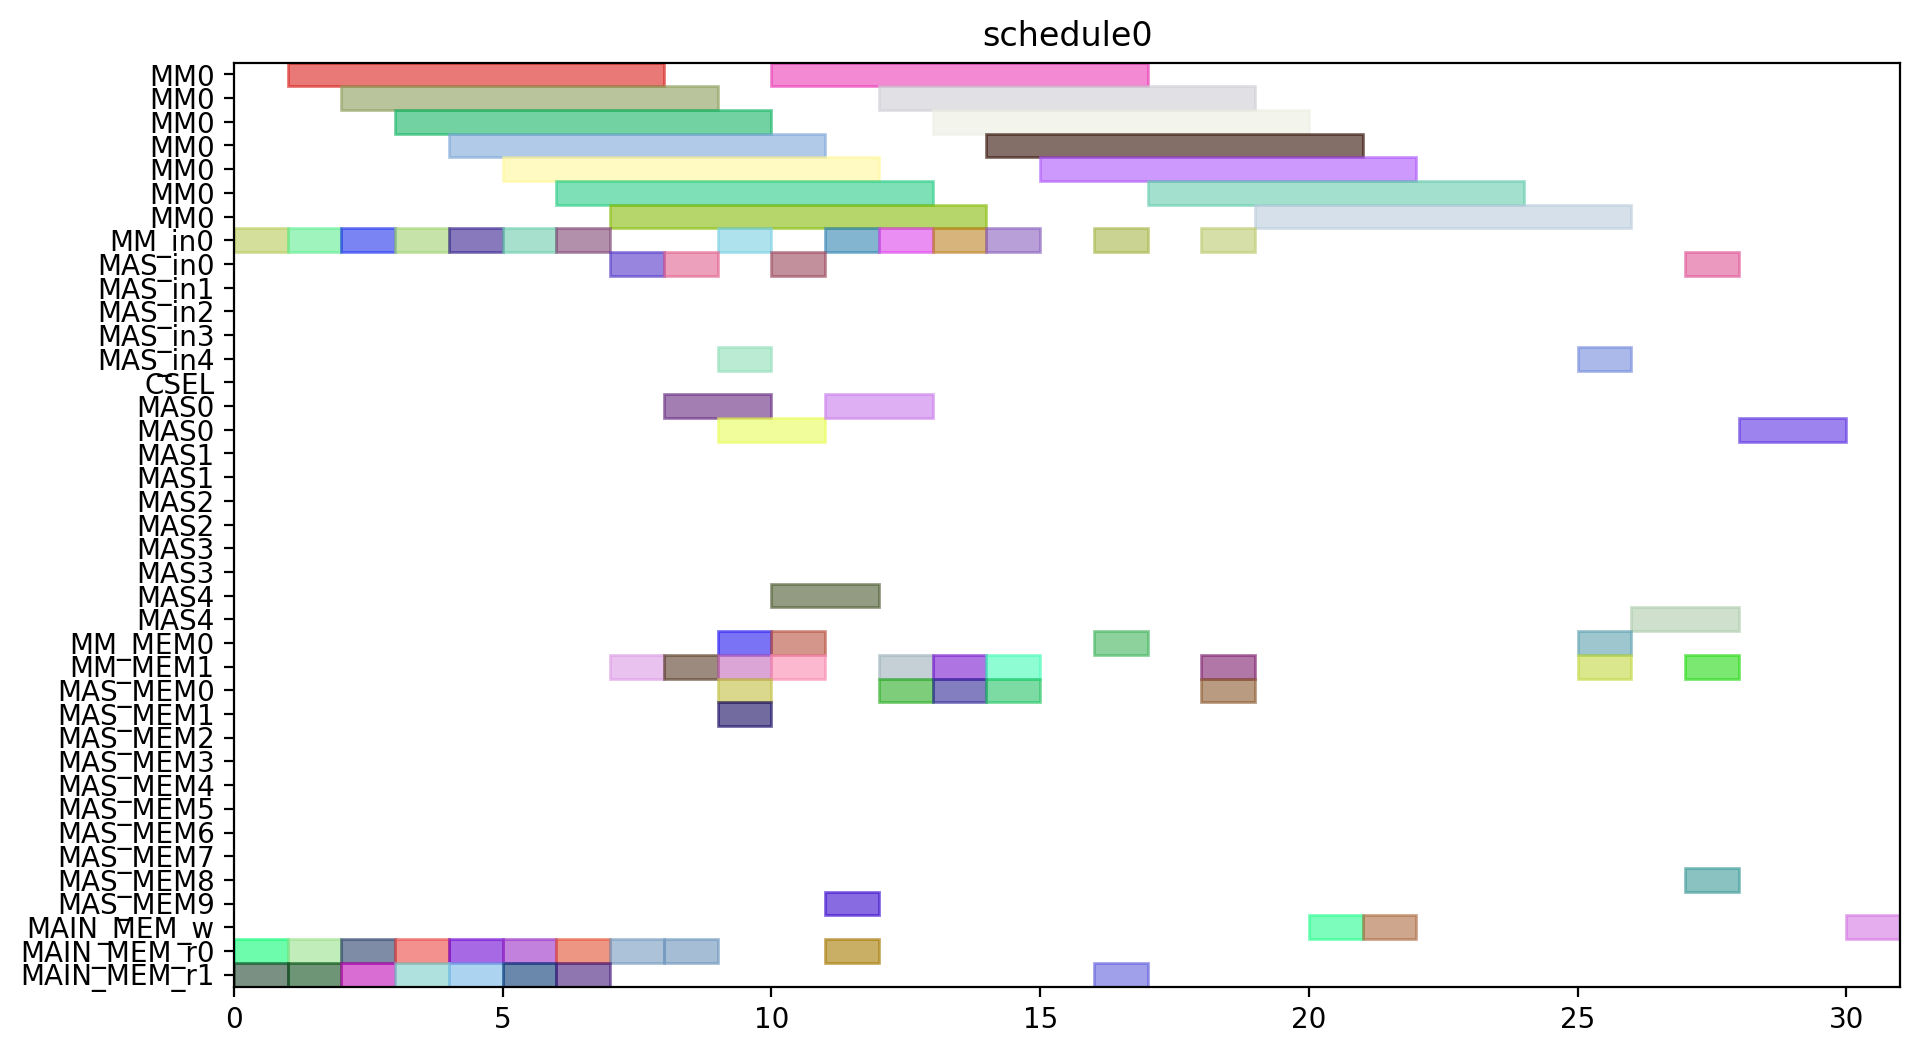

Write the Python code that produced this figure.
from pyschedule import Scenario, solvers, plotters, alt


def solve():
	horizon = 120
	S = Scenario("schedule0", horizon=horizon)

	# resource
	MM = S.Resources('MM', num=1, size=7)
	MM_in = S.Resources('MM_in', num=1)
	MAS_in = S.Resources('MAS_in', num=5)
	CSEL = S.Resource('CSEL')
	MAS = S.Resources('MAS', num=5, size=2, periods=range(1, horizon))
	MM_MEM = S.Resources('MM_MEM', num=2)
	MAS_MEM = S.Resources('MAS_MEM', num=10)
	MAIN_MEM_w = S.Resource('MAIN_MEM_w', size=1)
	MAIN_MEM_r = S.Resources('MAIN_MEM_r', num=2)

	# result of previous scheduling

	# new tasks
	r1 = S.Task('r1', length=7, delay_cost=1)
	r1 += alt(MM)
	r1_in = S.Task('r1_in', length=1, delay_cost=1)
	r1_in += alt(MM_in)
	S += r1_in*MM_in[0]<=r1*MM[0]
	r1_mem0 = S.Task('r1_mem0', length=1, delay_cost=1)
	r1_mem0 += MAIN_MEM_r[0]
	S += r1_mem0 <= r1

	r1_mem1 = S.Task('r1_mem1', length=1, delay_cost=1)
	r1_mem1 += MAIN_MEM_r[1]
	S += r1_mem1 <= r1

	r3 = S.Task('r3', length=7, delay_cost=1)
	r3 += alt(MM)
	r3_in = S.Task('r3_in', length=1, delay_cost=1)
	r3_in += alt(MM_in)
	S += r3_in*MM_in[0]<=r3*MM[0]
	r3_mem0 = S.Task('r3_mem0', length=1, delay_cost=1)
	r3_mem0 += MAIN_MEM_r[0]
	S += r3_mem0 <= r3

	r3_mem1 = S.Task('r3_mem1', length=1, delay_cost=1)
	r3_mem1 += MAIN_MEM_r[1]
	S += r3_mem1 <= r3

	r4 = S.Task('r4', length=7, delay_cost=1)
	r4 += alt(MM)
	r4_in = S.Task('r4_in', length=1, delay_cost=1)
	r4_in += alt(MM_in)
	S += r4_in*MM_in[0]<=r4*MM[0]
	r4_mem0 = S.Task('r4_mem0', length=1, delay_cost=1)
	r4_mem0 += MAIN_MEM_r[0]
	S += r4_mem0 <= r4

	r4_mem1 = S.Task('r4_mem1', length=1, delay_cost=1)
	r4_mem1 += MAIN_MEM_r[1]
	S += r4_mem1 <= r4

	r5 = S.Task('r5', length=7, delay_cost=1)
	r5 += alt(MM)
	r5_in = S.Task('r5_in', length=1, delay_cost=1)
	r5_in += alt(MM_in)
	S += r5_in*MM_in[0]<=r5*MM[0]
	r5_mem0 = S.Task('r5_mem0', length=1, delay_cost=1)
	r5_mem0 += MAIN_MEM_r[0]
	S += r5_mem0 <= r5

	r5_mem1 = S.Task('r5_mem1', length=1, delay_cost=1)
	r5_mem1 += MAIN_MEM_r[1]
	S += r5_mem1 <= r5

	r6 = S.Task('r6', length=7, delay_cost=1)
	r6 += alt(MM)
	r6_in = S.Task('r6_in', length=1, delay_cost=1)
	r6_in += alt(MM_in)
	S += r6_in*MM_in[0]<=r6*MM[0]
	r6_mem0 = S.Task('r6_mem0', length=1, delay_cost=1)
	r6_mem0 += MAIN_MEM_r[0]
	S += r6_mem0 <= r6

	r6_mem1 = S.Task('r6_mem1', length=1, delay_cost=1)
	r6_mem1 += MAIN_MEM_r[1]
	S += r6_mem1 <= r6

	r12 = S.Task('r12', length=7, delay_cost=1)
	r12 += alt(MM)
	r12_in = S.Task('r12_in', length=1, delay_cost=1)
	r12_in += alt(MM_in)
	S += r12_in*MM_in[0]<=r12*MM[0]
	r12_mem0 = S.Task('r12_mem0', length=1, delay_cost=1)
	r12_mem0 += MAIN_MEM_r[0]
	S += r12_mem0 <= r12

	r12_mem1 = S.Task('r12_mem1', length=1, delay_cost=1)
	r12_mem1 += MAIN_MEM_r[1]
	S += r12_mem1 <= r12

	r13 = S.Task('r13', length=7, delay_cost=1)
	r13 += alt(MM)
	r13_in = S.Task('r13_in', length=1, delay_cost=1)
	r13_in += alt(MM_in)
	S += r13_in*MM_in[0]<=r13*MM[0]
	r13_mem0 = S.Task('r13_mem0', length=1, delay_cost=1)
	r13_mem0 += MAIN_MEM_r[0]
	S += r13_mem0 <= r13

	r13_mem1 = S.Task('r13_mem1', length=1, delay_cost=1)
	r13_mem1 += MAIN_MEM_r[1]
	S += r13_mem1 <= r13

	r2 = S.Task('r2', length=2, delay_cost=1)
	r2 += alt(MAS)
	r2_in = S.Task('r2_in', length=1, delay_cost=1)
	r2_in += alt(MAS_in)
	S += r2_in*MAS_in[0]<=r2*MAS[0]

	S += r2_in*MAS_in[1]<=r2*MAS[1]

	S += r2_in*MAS_in[2]<=r2*MAS[2]

	S += r2_in*MAS_in[3]<=r2*MAS[3]

	S += r2_in*MAS_in[4]<=r2*MAS[4]

	r2_mem0 = S.Task('r2_mem0', length=1, delay_cost=1)
	r2_mem0 += alt(MM_MEM)
	S += (r1*MM[0])-1 < r2_mem0*MM_MEM[0]
	S += r2_mem0 <= r2

	r2_mem1 = S.Task('r2_mem1', length=1, delay_cost=1)
	r2_mem1 += alt(MM_MEM)
	S += (r1*MM[0])-1 < r2_mem1*MM_MEM[1]
	S += r2_mem1 <= r2

	r7 = S.Task('r7', length=2, delay_cost=1)
	r7 += alt(MAS)
	r7_in = S.Task('r7_in', length=1, delay_cost=1)
	r7_in += alt(MAS_in)
	S += r7_in*MAS_in[0]<=r7*MAS[0]

	S += r7_in*MAS_in[1]<=r7*MAS[1]

	S += r7_in*MAS_in[2]<=r7*MAS[2]

	S += r7_in*MAS_in[3]<=r7*MAS[3]

	S += r7_in*MAS_in[4]<=r7*MAS[4]

	r7_mem0 = S.Task('r7_mem0', length=1, delay_cost=1)
	r7_mem0 += alt(MM_MEM)
	S += (r5*MM[0])-1 < r7_mem0*MM_MEM[0]
	S += r7_mem0 <= r7

	r7_mem1 = S.Task('r7_mem1', length=1, delay_cost=1)
	r7_mem1 += alt(MM_MEM)
	S += (r6*MM[0])-1 < r7_mem1*MM_MEM[1]
	S += r7_mem1 <= r7

	r8 = S.Task('r8', length=2, delay_cost=1)
	r8 += alt(MAS)
	r8_in = S.Task('r8_in', length=1, delay_cost=1)
	r8_in += alt(MAS_in)
	S += r8_in*MAS_in[0]<=r8*MAS[0]

	S += r8_in*MAS_in[1]<=r8*MAS[1]

	S += r8_in*MAS_in[2]<=r8*MAS[2]

	S += r8_in*MAS_in[3]<=r8*MAS[3]

	S += r8_in*MAS_in[4]<=r8*MAS[4]

	r8_mem0 = S.Task('r8_mem0', length=1, delay_cost=1)
	r8_mem0 += MAIN_MEM_r[0]
	S += r8_mem0 <= r8

	r8_mem1 = S.Task('r8_mem1', length=1, delay_cost=1)
	r8_mem1 += alt(MM_MEM)
	S += (r4*MM[0])-1 < r8_mem1*MM_MEM[1]
	S += r8_mem1 <= r8

	r10 = S.Task('r10', length=2, delay_cost=1)
	r10 += alt(MAS)
	r10_in = S.Task('r10_in', length=1, delay_cost=1)
	r10_in += alt(MAS_in)
	S += r10_in*MAS_in[0]<=r10*MAS[0]

	S += r10_in*MAS_in[1]<=r10*MAS[1]

	S += r10_in*MAS_in[2]<=r10*MAS[2]

	S += r10_in*MAS_in[3]<=r10*MAS[3]

	S += r10_in*MAS_in[4]<=r10*MAS[4]

	r10_mem0 = S.Task('r10_mem0', length=1, delay_cost=1)
	r10_mem0 += MAIN_MEM_r[0]
	S += r10_mem0 <= r10

	r10_mem1 = S.Task('r10_mem1', length=1, delay_cost=1)
	r10_mem1 += alt(MM_MEM)
	S += (r4*MM[0])-1 < r10_mem1*MM_MEM[1]
	S += r10_mem1 <= r10

	r9 = S.Task('r9', length=7, delay_cost=1)
	r9 += alt(MM)
	r9_in = S.Task('r9_in', length=1, delay_cost=1)
	r9_in += alt(MM_in)
	S += r9_in*MM_in[0]<=r9*MM[0]
	r9_mem0 = S.Task('r9_mem0', length=1, delay_cost=1)
	r9_mem0 += MAIN_MEM_r[0]
	S += r9_mem0 <= r9

	r9_mem1 = S.Task('r9_mem1', length=1, delay_cost=1)
	r9_mem1 += alt(MAS_MEM)
	S += (r7*MAS[0])-1 < r9_mem1*MAS_MEM[1]
	S += (r7*MAS[1])-1 < r9_mem1*MAS_MEM[3]
	S += (r7*MAS[2])-1 < r9_mem1*MAS_MEM[5]
	S += (r7*MAS[3])-1 < r9_mem1*MAS_MEM[7]
	S += (r7*MAS[4])-1 < r9_mem1*MAS_MEM[9]
	S += r9_mem1 <= r9

	r11 = S.Task('r11', length=7, delay_cost=1)
	r11 += alt(MM)
	r11_in = S.Task('r11_in', length=1, delay_cost=1)
	r11_in += alt(MM_in)
	S += r11_in*MM_in[0]<=r11*MM[0]
	r11_mem0 = S.Task('r11_mem0', length=1, delay_cost=1)
	r11_mem0 += alt(MAS_MEM)
	S += (r10*MAS[0])-1 < r11_mem0*MAS_MEM[0]
	S += (r10*MAS[1])-1 < r11_mem0*MAS_MEM[2]
	S += (r10*MAS[2])-1 < r11_mem0*MAS_MEM[4]
	S += (r10*MAS[3])-1 < r11_mem0*MAS_MEM[6]
	S += (r10*MAS[4])-1 < r11_mem0*MAS_MEM[8]
	S += r11_mem0 <= r11

	r11_mem1 = S.Task('r11_mem1', length=1, delay_cost=1)
	r11_mem1 += alt(MAS_MEM)
	S += (r10*MAS[0])-1 < r11_mem1*MAS_MEM[1]
	S += (r10*MAS[1])-1 < r11_mem1*MAS_MEM[3]
	S += (r10*MAS[2])-1 < r11_mem1*MAS_MEM[5]
	S += (r10*MAS[3])-1 < r11_mem1*MAS_MEM[7]
	S += (r10*MAS[4])-1 < r11_mem1*MAS_MEM[9]
	S += r11_mem1 <= r11

	PX_new = S.Task('PX_new', length=7, delay_cost=1)
	PX_new += alt(MM)
	PX_new_in = S.Task('PX_new_in', length=1, delay_cost=1)
	PX_new_in += alt(MM_in)
	S += PX_new_in*MM_in[0]<=PX_new*MM[0]
	S += 0<PX_new

	PX_new_w = S.Task('PX_new_w', length=1, delay_cost=1)
	PX_new_w += alt(MAIN_MEM_w)
	S += PX_new <= PX_new_w

	PX_new_mem0 = S.Task('PX_new_mem0', length=1, delay_cost=1)
	PX_new_mem0 += alt(MAS_MEM)
	S += (r2*MAS[0])-1 < PX_new_mem0*MAS_MEM[0]
	S += (r2*MAS[1])-1 < PX_new_mem0*MAS_MEM[2]
	S += (r2*MAS[2])-1 < PX_new_mem0*MAS_MEM[4]
	S += (r2*MAS[3])-1 < PX_new_mem0*MAS_MEM[6]
	S += (r2*MAS[4])-1 < PX_new_mem0*MAS_MEM[8]
	S += PX_new_mem0 <= PX_new

	PX_new_mem1 = S.Task('PX_new_mem1', length=1, delay_cost=1)
	PX_new_mem1 += alt(MM_MEM)
	S += (r12*MM[0])-1 < PX_new_mem1*MM_MEM[1]
	S += PX_new_mem1 <= PX_new

	r14 = S.Task('r14', length=7, delay_cost=1)
	r14 += alt(MM)
	r14_in = S.Task('r14_in', length=1, delay_cost=1)
	r14_in += alt(MM_in)
	S += r14_in*MM_in[0]<=r14*MM[0]
	r14_mem0 = S.Task('r14_mem0', length=1, delay_cost=1)
	r14_mem0 += alt(MAS_MEM)
	S += (r2*MAS[0])-1 < r14_mem0*MAS_MEM[0]
	S += (r2*MAS[1])-1 < r14_mem0*MAS_MEM[2]
	S += (r2*MAS[2])-1 < r14_mem0*MAS_MEM[4]
	S += (r2*MAS[3])-1 < r14_mem0*MAS_MEM[6]
	S += (r2*MAS[4])-1 < r14_mem0*MAS_MEM[8]
	S += r14_mem0 <= r14

	r14_mem1 = S.Task('r14_mem1', length=1, delay_cost=1)
	r14_mem1 += alt(MM_MEM)
	S += (r3*MM[0])-1 < r14_mem1*MM_MEM[1]
	S += r14_mem1 <= r14

	Z1_new = S.Task('Z1_new', length=7, delay_cost=1)
	Z1_new += alt(MM)
	Z1_new_in = S.Task('Z1_new_in', length=1, delay_cost=1)
	Z1_new_in += alt(MM_in)
	S += Z1_new_in*MM_in[0]<=Z1_new*MM[0]
	S += 0<Z1_new

	Z1_new_w = S.Task('Z1_new_w', length=1, delay_cost=1)
	Z1_new_w += alt(MAIN_MEM_w)
	S += Z1_new <= Z1_new_w

	Z1_new_mem0 = S.Task('Z1_new_mem0', length=1, delay_cost=1)
	Z1_new_mem0 += alt(MAS_MEM)
	S += (r2*MAS[0])-1 < Z1_new_mem0*MAS_MEM[0]
	S += (r2*MAS[1])-1 < Z1_new_mem0*MAS_MEM[2]
	S += (r2*MAS[2])-1 < Z1_new_mem0*MAS_MEM[4]
	S += (r2*MAS[3])-1 < Z1_new_mem0*MAS_MEM[6]
	S += (r2*MAS[4])-1 < Z1_new_mem0*MAS_MEM[8]
	S += Z1_new_mem0 <= Z1_new

	Z1_new_mem1 = S.Task('Z1_new_mem1', length=1, delay_cost=1)
	Z1_new_mem1 += alt(MM_MEM)
	S += (r13*MM[0])-1 < Z1_new_mem1*MM_MEM[1]
	S += Z1_new_mem1 <= Z1_new

	r15 = S.Task('r15', length=7, delay_cost=1)
	r15 += alt(MM)
	r15_in = S.Task('r15_in', length=1, delay_cost=1)
	r15_in += alt(MM_in)
	S += r15_in*MM_in[0]<=r15*MM[0]
	r15_mem0 = S.Task('r15_mem0', length=1, delay_cost=1)
	r15_mem0 += alt(MAS_MEM)
	S += (r8*MAS[0])-1 < r15_mem0*MAS_MEM[0]
	S += (r8*MAS[1])-1 < r15_mem0*MAS_MEM[2]
	S += (r8*MAS[2])-1 < r15_mem0*MAS_MEM[4]
	S += (r8*MAS[3])-1 < r15_mem0*MAS_MEM[6]
	S += (r8*MAS[4])-1 < r15_mem0*MAS_MEM[8]
	S += r15_mem0 <= r15

	r15_mem1 = S.Task('r15_mem1', length=1, delay_cost=1)
	r15_mem1 += alt(MM_MEM)
	S += (r9*MM[0])-1 < r15_mem1*MM_MEM[1]
	S += r15_mem1 <= r15

	r16 = S.Task('r16', length=7, delay_cost=1)
	r16 += alt(MM)
	r16_in = S.Task('r16_in', length=1, delay_cost=1)
	r16_in += alt(MM_in)
	S += r16_in*MM_in[0]<=r16*MM[0]
	r16_mem0 = S.Task('r16_mem0', length=1, delay_cost=1)
	r16_mem0 += alt(MM_MEM)
	S += (r11*MM[0])-1 < r16_mem0*MM_MEM[0]
	S += r16_mem0 <= r16

	r16_mem1 = S.Task('r16_mem1', length=1, delay_cost=1)
	r16_mem1 += MAIN_MEM_r[1]
	S += r16_mem1 <= r16

	r17 = S.Task('r17', length=2, delay_cost=1)
	r17 += alt(MAS)
	r17_in = S.Task('r17_in', length=1, delay_cost=1)
	r17_in += alt(MAS_in)
	S += r17_in*MAS_in[0]<=r17*MAS[0]

	S += r17_in*MAS_in[1]<=r17*MAS[1]

	S += r17_in*MAS_in[2]<=r17*MAS[2]

	S += r17_in*MAS_in[3]<=r17*MAS[3]

	S += r17_in*MAS_in[4]<=r17*MAS[4]

	r17_mem0 = S.Task('r17_mem0', length=1, delay_cost=1)
	r17_mem0 += alt(MM_MEM)
	S += (r14*MM[0])-1 < r17_mem0*MM_MEM[0]
	S += r17_mem0 <= r17

	r17_mem1 = S.Task('r17_mem1', length=1, delay_cost=1)
	r17_mem1 += alt(MM_MEM)
	S += (r15*MM[0])-1 < r17_mem1*MM_MEM[1]
	S += r17_mem1 <= r17

	PY_new = S.Task('PY_new', length=2, delay_cost=1)
	PY_new += alt(MAS)
	PY_new_in = S.Task('PY_new_in', length=1, delay_cost=1)
	PY_new_in += alt(MAS_in)
	S += PY_new_in*MAS_in[0]<=PY_new*MAS[0]

	S += PY_new_in*MAS_in[1]<=PY_new*MAS[1]

	S += PY_new_in*MAS_in[2]<=PY_new*MAS[2]

	S += PY_new_in*MAS_in[3]<=PY_new*MAS[3]

	S += PY_new_in*MAS_in[4]<=PY_new*MAS[4]

	S += 0<PY_new

	PY_new_w = S.Task('PY_new_w', length=1, delay_cost=1)
	PY_new_w += alt(MAIN_MEM_w)
	S += PY_new <= PY_new_w

	PY_new_mem0 = S.Task('PY_new_mem0', length=1, delay_cost=1)
	PY_new_mem0 += alt(MAS_MEM)
	S += (r17*MAS[0])-1 < PY_new_mem0*MAS_MEM[0]
	S += (r17*MAS[1])-1 < PY_new_mem0*MAS_MEM[2]
	S += (r17*MAS[2])-1 < PY_new_mem0*MAS_MEM[4]
	S += (r17*MAS[3])-1 < PY_new_mem0*MAS_MEM[6]
	S += (r17*MAS[4])-1 < PY_new_mem0*MAS_MEM[8]
	S += PY_new_mem0 <= PY_new

	PY_new_mem1 = S.Task('PY_new_mem1', length=1, delay_cost=1)
	PY_new_mem1 += alt(MM_MEM)
	S += (r16*MM[0])-1 < PY_new_mem1*MM_MEM[1]
	S += PY_new_mem1 <= PY_new

	solvers.mip.solve(S,msg=1,kind='CPLEX',ratio_gap=1.01)

	solution = [['hoge']*len(S.solution()[1]) for i in range(len(S.solution()))]
	for i in range(len(S.solution())):
		for j in range(len(S.solution()[i])):
			solution[i][j]=str(S.solution()[i][j])
	print(solution)

	cycles = int(solution[-1][3])

	pic_file_name = "/mnt/rose/usr1/fukuda/ABE/multiRAM_multiMAS_16mux/scheduling_result/stage7MM1_stage2MAS5/EP_YRECOVER/schedule0.png"
	if(S.solution() != []):
		plotters.matplotlib.plot(S,img_filename=pic_file_name, show_task_labels=False, fig_size=(cycles*0.25+3, 6))

	return solution
